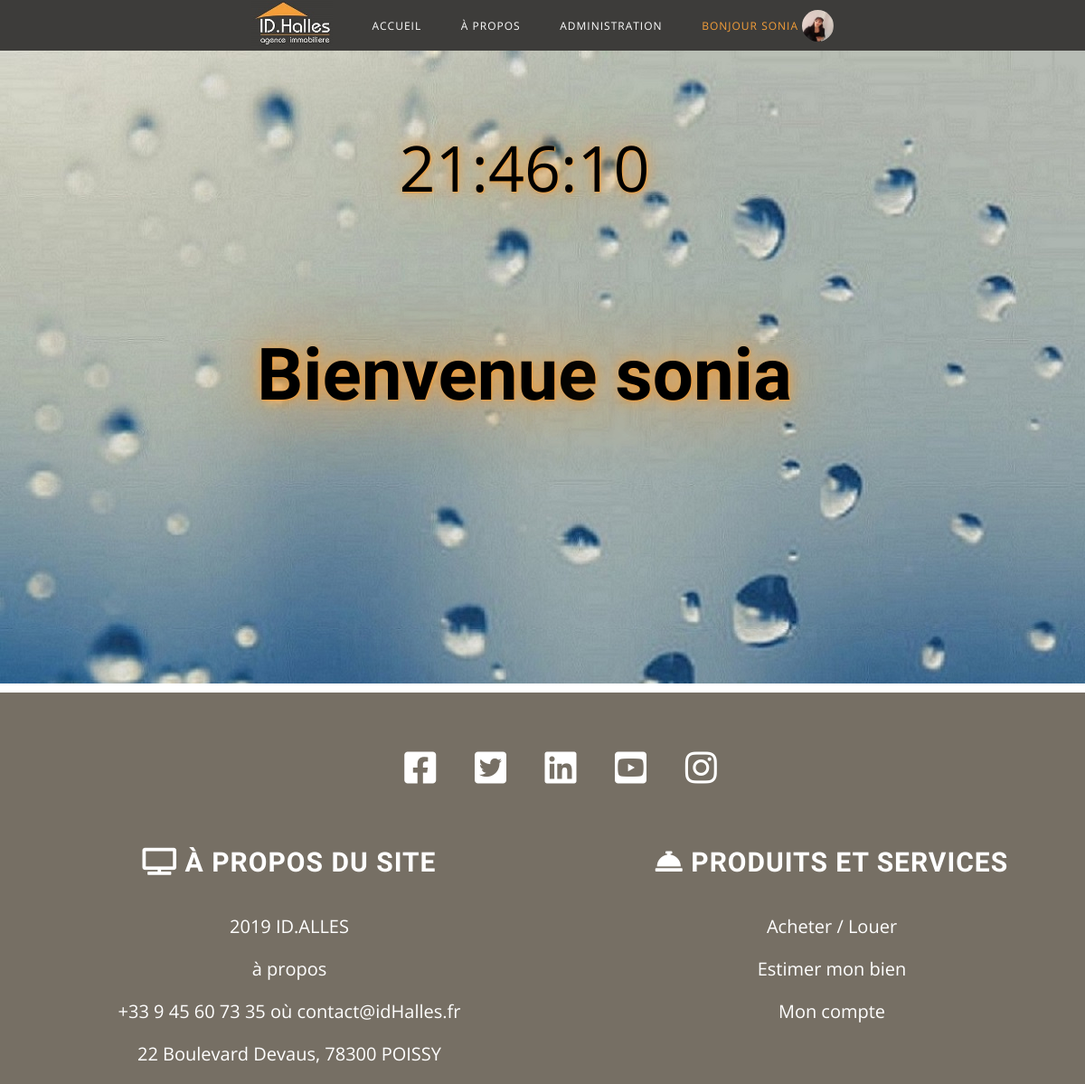
The app's page /user.php (signed in) with its own data.
### tables this page shows
CREATE TABLE IF NOT EXISTS `users` (
  `id_user` int(11) NOT NULL AUTO_INCREMENT,
  `avatar` varchar(250) NOT NULL,
  `lastName` varchar(250) NOT NULL,
  `firstName` varchar(250) NOT NULL,
  `birth_date` date NOT NULL,
  `pseudo` varchar(250) NOT NULL,
  `password` varchar(250) NOT NULL,
  `e_mail` varchar(250) NOT NULL,
  `adress` text NOT NULL,
  `phoneMobile` varchar(250) NOT NULL,
  `admin` int(11) DEFAULT NULL,
  PRIMARY KEY (`id_user`)
);

### user.php (called while the page is built, shortened)
<?php
require('application/database.php');
if(isset($_SESSION['id_user'])){
    $userInfo=getIdUser($_SESSION['id_user']);
}
include 'layout.phtml';

### application/database.php (called while the page is built, shortened)
<?php
function createconnection(){
    $pdo=new PDO('mysql:host=localhost;dbname=projet;charset=utf8','root','');
    $pdo->setAttribute(PDO::ATTR_ERRMODE, PDO::ERRMODE_EXCEPTION);
    return $pdo;
}
function getIdUser($id){
    $pdo=createconnection();
    $req=$pdo->prepare('SELECT * FROM `users` WHERE `id_user`=?');
    $req->execute(array($id));
    $idUser=$req->fetch(PDO::FETCH_ASSOC);
    return $idUser;
}
?>

### user.phtml (the view)
<main class='horloge'>
    <div id='horloge'></div>
    <h1>Bienvenue <?= htmlspecialchars($userInfo['pseudo']); ?></h1>
</main>

### header/header.php (shortened to what this page needs)
<nav>
        <ul>
            <?php if(isset($userInfo) && $userInfo['admin']==1) : ?>
                <li><a href='index.php?id=<?=intval($userInfo['id_user']); ?>'><img src='image/images.jpg' class='logo'></a></li>
                <li><a href="index.php?id=<?= intval($userInfo['id_user']); ?>">accueil</a></li>
                <li><a href="aPropos.php?id=<?= intval($userInfo['id_user']); ?>">à propos </a></li>
                    <li><a href='infoUserAdmin.php?id=<?= intval($userInfo['id_user']); ?>'>Administration</a>
                    </li>
                         <?php if(isset($userInfo)) : ?>
                         <li>
                            <a href='user.php?id=<?= intval($userInfo['id_user']); ?>'><span>Bonjour <?= htmlspecialchars($userInfo['pseudo']); ?></span>
                                <?php if(!empty($userInfo['avatar'])) :?>
                                <img src="image/utilisateur/<?= $userInfo['avatar'] ;?>" class='pictur'>
                                <?php else : ?>
                                    <img src="image/utilisateur/default.jpg" whidth="100px">
                                    <?php endif; ?>
                                    <?php endif; ?>
                            </a>
                        </li>
                <?php endif; ?>
        </ul>
    </nav>

### css/style.css (style rules this page uses)
* { -o-box-sizing: border-box; -moz-box-sizing: border-box; -webkit-sizing: border-box; -ms-sizing: border-box; -khtml-sizing: border-box; box-sizing: border-box; outline: none; }
html { font-size:62.5%; }
body { text-align: center; margin:0; padding:0; font-family: 'Open Sans', sans-serif; }
h1,h2,h3 { font-family: 'Amaranth', sans-serif; }
span,.partenaires .fas,strong { color:#f49e39; }
.horloge { background-image: url(../image/horloge.jpg); background-repeat: no-repeat; height:700px; margin-top:0%; padding-right:40px; }
#horloge { padding:7%; font-size:7rem; text-shadow: 1px 1px 2px #f49e39, 0 0 1em #f49e39, 0 0 0.2em #f49e39; }
.horloge h1 { font-size:8rem; text-shadow: 1px 1px 2px #f49e39, 0 0 1em #f49e39, 0 0 0.2em #f49e39; }
.pictur { width: 35px; border-radius: 50%; vertical-align: top; }

### css/header.css (style rules this page uses)
header nav img { width: 90px; }
nav ul { list-style-type: none; margin: 0; padding: 0; text-align: left; }
header nav { display: -webkit-box; display: -ms-flexbox; display: flex; -webkit-box-pack: justify; -ms-flex-pack: justify; justify-content: space-around; -webkit-box-align: center; -ms-flex-align: center; align-items: center; text-transform: uppercase; letter-spacing: 1px; }
header a { padding: 20px; color:#fff; font-size:1.2rem; text-decoration: none; }
header nav>ul>li { display:inline-block; vertical-align:middle; position: relative; }
nav span { display: inline-block; vertical-align: top; margin-top: 5%; }

### records on screen
users: pseudo "SONIA", avatar (picture), pseudo "sonia"
